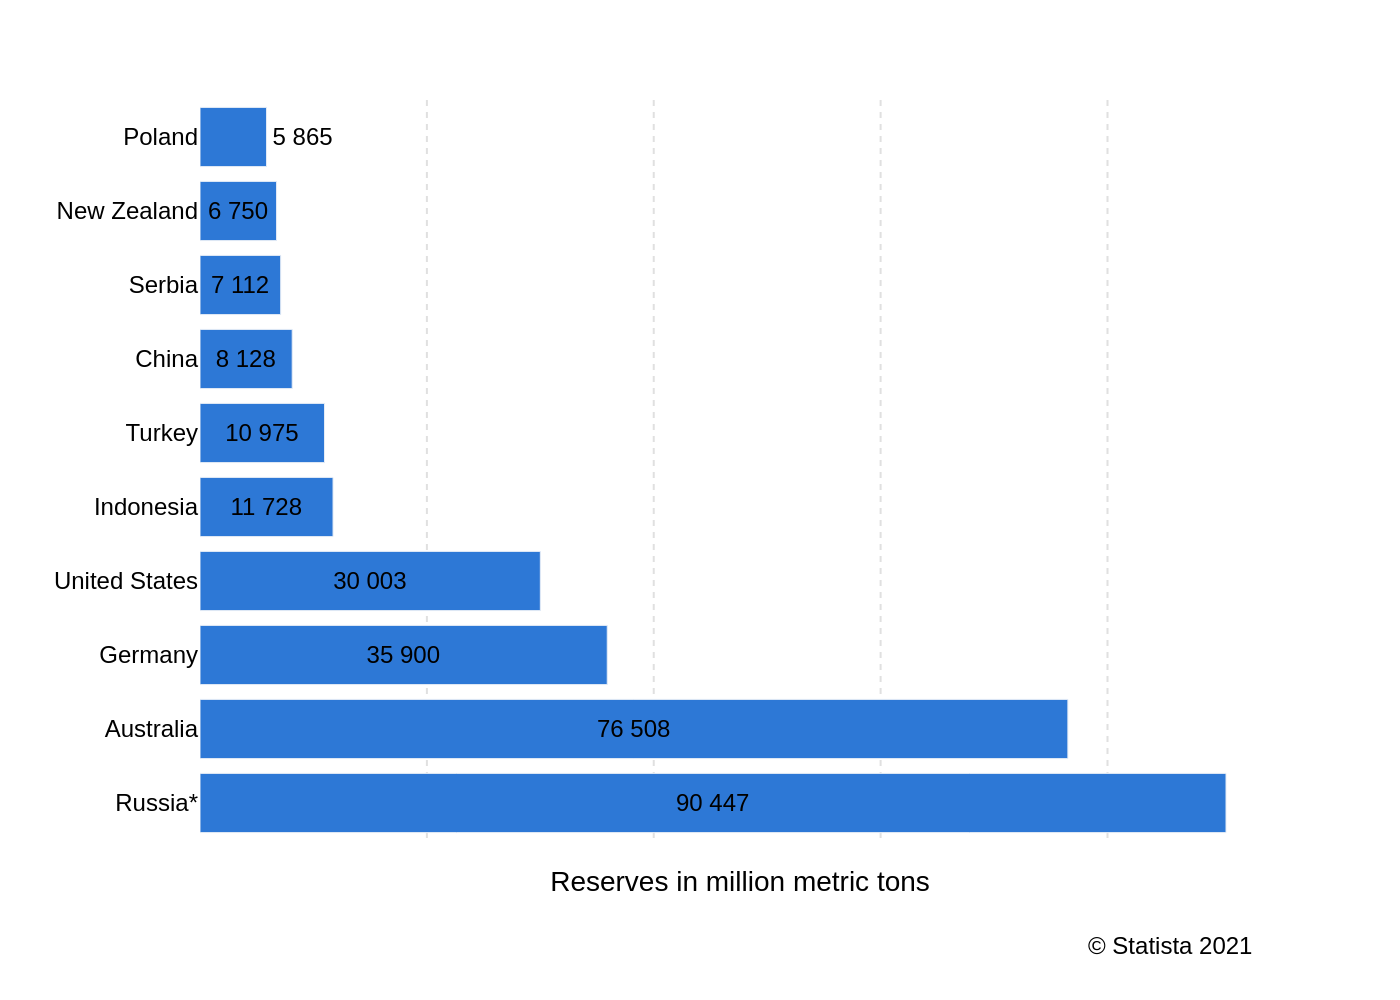

This figure's Python source:
import sys
import json
import plotly.graph_objects as go
from pathlib import Path

# Check for command-line argument
if len(sys.argv) != 2:
    print("Usage: python generate_chart.py <json_file_path>")
    sys.exit(1)

# Get the JSON file path from the command-line argument
json_file_path = Path(sys.argv[1])

# Check if the JSON file exists
if not json_file_path.is_file():
    print(f"Error: File not found at {json_file_path}")
    sys.exit(1)

# Read and parse the JSON file
with open(json_file_path, 'r', encoding='utf-8') as f:
    chart_config = json.load(f)

# Extract data, texts, and colors from the JSON
chart_data = chart_config.get('chart_data', [])
texts = chart_config.get('texts', {})
colors = chart_config.get('colors', [])

# Prepare data for Plotly
# Reverse data to match the visual top-to-bottom order of the original chart
categories = [item['category'] for item in reversed(chart_data)]
values = [item['value'] for item in reversed(chart_data)]

# Format text for data labels to use a space as a thousands separator
text_labels = [f'{v:,}'.replace(',', ' ') for v in values]

# Create the figure
fig = go.Figure()

# Add the bar trace
fig.add_trace(go.Bar(
    y=categories,
    x=values,
    orientation='h',
    marker=dict(color=colors[0]),
    text=text_labels,
    textposition='auto',
    insidetextanchor='middle',
    textfont=dict(
        family="Arial",
        color='black'
    )
))

# Update layout
fig.update_layout(
    font=dict(family="Arial", size=12, color="black"),
    title=dict(
        text=texts.get('title'),
        x=0.05,
        xanchor='left'
    ),
    xaxis=dict(
        title=texts.get('x_axis_title'),
        showgrid=True,
        gridcolor='#e0e0e0',
        gridwidth=1,
        griddash='dot',
        zeroline=False,
        showline=False,
        showticklabels=False # Hide x-axis labels as values are on bars
    ),
    yaxis=dict(
        title=texts.get('y_axis_title'),
        showgrid=False,
        zeroline=False,
        showline=False,
        autorange="reversed" # Ensures categories are plotted top-to-bottom
    ),
    plot_bgcolor='white',
    paper_bgcolor='white',
    showlegend=False,
    margin=dict(l=100, r=60, t=50, b=80),
    annotations=[
        dict(
            text=texts.get('source'),
            showarrow=False,
            xref='paper', yref='paper',
            x=0.98, y=-0.12,
            xanchor='right', yanchor='top',
            align='right',
            font=dict(size=12)
        )
    ]
)

# Derive the output filename from the input JSON filename
output_filename = json_file_path.stem + '.png'

# Save the figure as a PNG image
fig.write_image(output_filename, scale=2)

print(f"Chart saved as {output_filename}")
